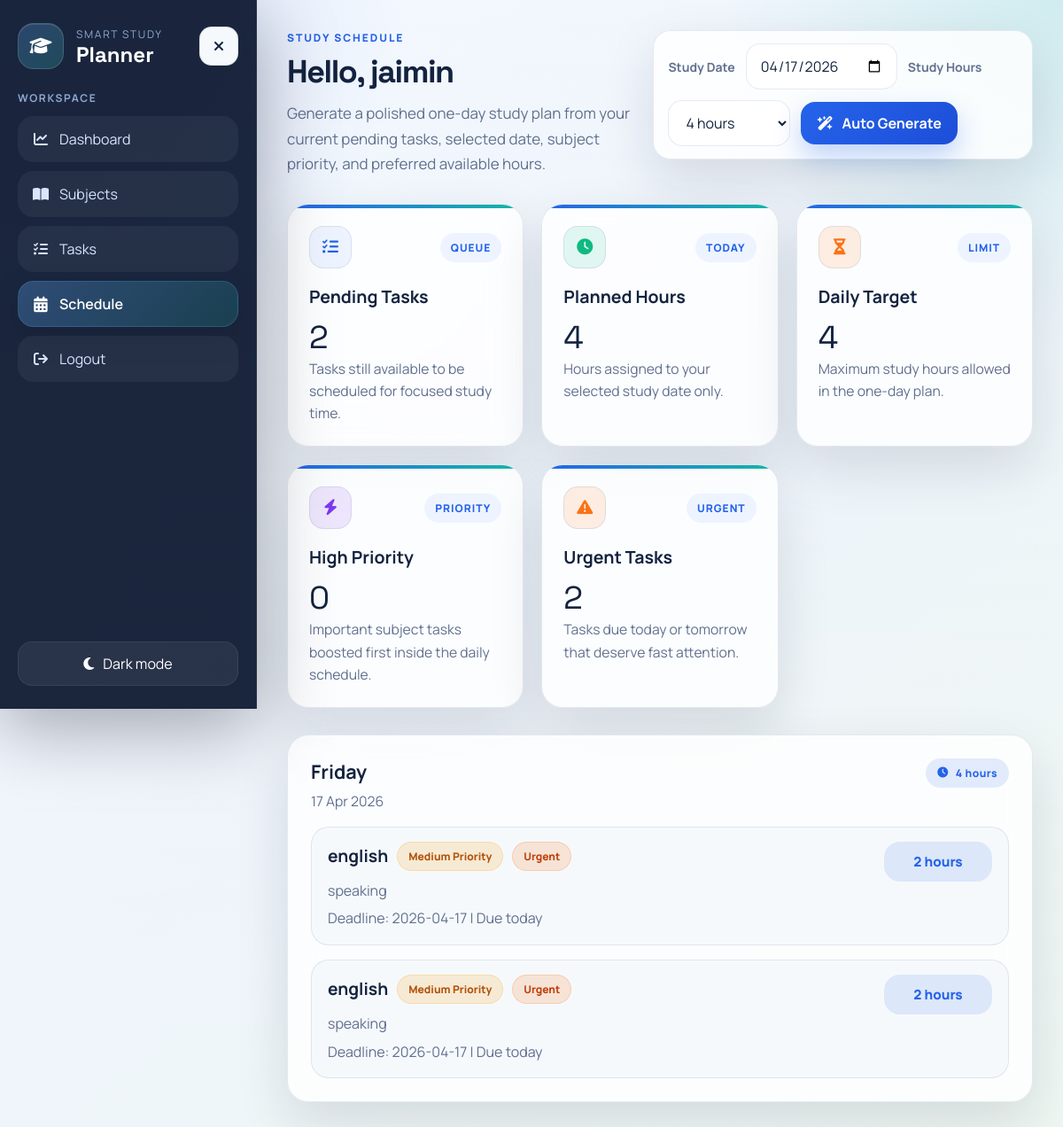
The app's page /schedule (signed in) with its own data.
### tables this page shows
CREATE TABLE "tasks"(
            id INTEGER PRIMARY KEY AUTOINCREMENT,
            user_id INTEGER NOT NULL,
            task_name TEXT NOT NULL,
            subject TEXT NOT NULL,
            deadline TEXT NOT NULL,
            status TEXT NOT NULL DEFAULT 'Pending',
            completed_at TEXT, repeat_daily INTEGER DEFAULT 0,
            FOREIGN KEY (user_id) REFERENCES users (id) ON DELETE CASCADE
        );

### app.py (the view)
@app.route("/schedule")
@login_required
def schedule():
    daily_hours = get_selected_daily_hours()
    selected_plan_date = get_selected_plan_date()
    conn = get_db_connection()
    user_id = session["user_id"]
    reset_repeating_tasks(conn, user_id)
    pending_tasks = get_pending_tasks_for_schedule(conn, user_id)
    schedule_plan = generate_study_schedule(pending_tasks, daily_hours, selected_plan_date)
    conn.close()
    return render_template(
        "schedule.html",
        schedule_days=schedule_plan["days"],
        daily_hours=daily_hours,
        selected_plan_date=selected_plan_date.isoformat(),
        schedule_summary=schedule_plan,
        user_name=session.get("user_name", "Student"),
    )

### app.py (called while the page is built)
def get_db_connection():
    conn = sqlite3.connect(DATABASE)
    conn.row_factory = sqlite3.Row
    conn.execute("PRAGMA foreign_keys = ON")
    return conn

def is_valid_date(date_text):
    try:
        datetime.strptime(date_text, "%Y-%m-%d")
        return True
    except ValueError:
        return False

def get_deadline_note(days_left):
    if days_left < 0:
        return "Overdue"
    if days_left == 0:
        return "Due today"
    if days_left == 1:
        return "Due tomorrow"
    return f"Due in {days_left} days"

def get_pending_tasks_for_schedule(conn, user_id):
    return conn.execute(
        """
        SELECT
            tasks.id,
            tasks.task_name,
            tasks.subject,
            tasks.deadline,
            tasks.status,
            COALESCE(subjects.priority, 'Low') AS priority
        FROM tasks
        LEFT JOIN subjects
            ON subjects.user_id = tasks.user_id
            AND subjects.name = tasks.subject
        WHERE tasks.user_id = ?
        AND tasks.status = 'Pending'
        ORDER BY
            tasks.deadline ASC,
            CASE COALESCE(subjects.priority, 'Low')
                WHEN 'High' THEN 0
                WHEN 'Medium' THEN 1
                ELSE 2
            END,
            tasks.id ASC
        """,
        (user_id,),
    ).fetchall()

def calculate_day_schedule_hours(selected_date, deadline_date, priority):
    days_left = (deadline_date - selected_date).days
    if days_left <= 0:
        hours = 3
    elif days_left <= 2:
        hours = 2
    else:
        hours = 1
    hours += PRIORITY_HOUR_BONUS.get(priority, 0)
    return hours, days_left

def get_selected_daily_hours():
    requested_hours = request.args.get("hours", type=int)
    if requested_hours is not None:
        if MIN_STUDY_HOURS_PER_DAY <= requested_hours <= MAX_STUDY_HOURS_PER_DAY:
            session["daily_study_hours"] = requested_hours
            return requested_hours
    saved_hours = session.get("daily_study_hours", DEFAULT_STUDY_HOURS_PER_DAY)
    if isinstance(saved_hours, int) and MIN_STUDY_HOURS_PER_DAY <= saved_hours <= MAX_STUDY_HOURS_PER_DAY:
        return saved_hours
    return DEFAULT_STUDY_HOURS_PER_DAY

def login_required(route_function):
    @wraps(route_function)
    def wrapper(*args, **kwargs):
        if "user_id" not in session:
            return redirect(url_for("login"))
        return route_function(*args, **kwargs)
    return wrapper

### templates/schedule.html (shortened to what this page needs)
<!DOCTYPE html>
<html lang="en">
<head>
<link rel="stylesheet" href="https://cdnjs.cloudflare.com/ajax/libs/font-awesome/6.5.2/css/all.min.css">
<link rel="stylesheet" href="{{ url_for('static', filename='css/style.css') }}">
</head>
<body class="page-shell page-schedule">
<div class="container">
<aside class="sidebar" id="appSidebar">
<div class="sidebar-top">
<a class="brand" href="{{ url_for('dashboard') }}">
<span class="brand-mark"><i class="fa-solid fa-graduation-cap"></i></span>
<span class="brand-copy">
<span class="brand-eyebrow">Smart Study</span>
<strong>Planner</strong>
</span>
</a>
<button type="button" class="icon-btn sidebar-close" data-sidebar-close aria-label="Close menu">
<i class="fa-solid fa-xmark"></i>
</button>
</div>
<div class="sidebar-section">
<p class="sidebar-label">Workspace</p>
<nav class="sidebar-nav">
<a class="nav-link" href="{{ url_for('dashboard') }}"><i class="fa-solid fa-chart-line"></i><span>Dashboard</span></a>
<a class="nav-link" href="{{ url_for('subjects') }}"><i class="fa-solid fa-book-open"></i><span>Subjects</span></a>
<a class="nav-link" href="{{ url_for('tasks') }}"><i class="fa-solid fa-list-check"></i><span>Tasks</span></a>
<a class="nav-link active" href="{{ url_for('schedule') }}"><i class="fa-solid fa-calendar-days"></i><span>Schedule</span></a>
<a class="nav-link" href="{{ url_for('logout') }}"><i class="fa-solid fa-arrow-right-from-bracket"></i><span>Logout</span></a>
</nav>
</div>
<div class="sidebar-footer">
<button type="button" class="theme-toggle" data-theme-toggle aria-label="Toggle color theme">
<i class="fa-solid fa-moon"></i>
<span>Dark mode</span>
</button>
</div>
</aside>
<main class="main">
<div class="page-header">
<div class="page-header-main">
<div class="header-tools">
<p class="eyebrow">Study Schedule</p>
</div>
<h1>Hello, {{ user_name }}</h1>
<p class="page-subtitle">Generate a polished one-day study plan from your current pending tasks, selected date, subject priority, and preferred available hours.</p>
</div>
<div class="header-actions">
<form method="GET" action="{{ url_for('schedule') }}" class="schedule-toolbar">
<label for="plan_date">Study Date</label>
<input type="date" name="plan_date" id="plan_date" class="schedule-select" value="{{ selected_plan_date }}">
<label for="hours">Study Hours</label>
<select name="hours" id="hours" class="schedule-select">
{% for option in range(1, 9) %}
<option value="{{ option }}" {% if daily_hours == option %}selected{% endif %}>{{ option }} hour{{ '' if option == 1 else 's' }}</option>
{% endfor %}
</select>
<button type="submit" class="primary-btn"><i class="fa-solid fa-wand-magic-sparkles"></i><span>Auto Generate</span></button>
</form>
</div>
</div>
<div class="cards">
<div class="card stat-card">
<div class="stat-header">
<span class="card-icon"><i class="fa-solid fa-list-check"></i></span>
<span class="card-meta-pill">Queue</span>
</div>
<h3>Pending Tasks</h3>
<p class="card-number">{{ schedule_summary.task_count }}</p>
<span class="card-meta">Tasks still available to be scheduled for focused study time.</span>
</div>
<div class="card stat-card">
<div class="stat-header">
<span class="card-icon accent-green"><i class="fa-solid fa-clock"></i></span>
<span class="card-meta-pill">Today</span>
</div>
<h3>Planned Hours</h3>
<p class="card-number">{{ schedule_summary.planned_hours }}</p>
<span class="card-meta">Hours assigned to your selected study date only.</span>
</div>
<div class="card stat-card">
<div class="stat-header">
<span class="card-icon accent-orange"><i class="fa-solid fa-hourglass-half"></i></span>
<span class="card-meta-pill">Limit</span>
</div>
<h3>Daily Target</h3>
<p class="card-number">{{ daily_hours }}</p>
<span class="card-meta">Maximum study hours allowed in the one-day plan.</span>
</div>
<div class="card stat-card">
<div class="stat-header">
<span class="card-icon accent-purple"><i class="fa-solid fa-bolt"></i></span>
<span class="card-meta-pill">Priority</span>
</div>
<h3>High Priority</h3>
<p class="card-number">{{ schedule_summary.high_priority_count }}</p>
<span class="card-meta">Important subject tasks boosted first inside the daily schedule.</span>
</div>
<div class="card stat-card">
<div class="stat-header">
<span class="card-icon accent-orange"><i class="fa-solid fa-triangle-exclamation"></i></span>
<span class="card-meta-pill">Urgent</span>
</div>
<h3>Urgent Tasks</h3>
<p class="card-number">{{ schedule_summary.urgent_count }}</p>
<span class="card-meta">Tasks due today or tomorrow that deserve fast attention.</span>
</div>
</div>
{% if schedule_days %}
<div class="schedule-grid">
{% for day in schedule_days %}
<div class="panel schedule-day-card">
<div class="panel-head">
<div class="panel-title-wrap">
<h3>{{ day.day_name }}</h3>
<p class="schedule-date">{{ day.date_label }}</p>
</div>
<span class="badge"><i class="fa-solid fa-clock"></i><span>{{ day.total_hours }} hour{{ '' if day.total_hours == 1 else 's' }}</span></span>
</div>
<div class="list schedule-list">
{% for entry in day.entries %}
<div class="list-item schedule-item">
<div class="schedule-item-content">
<div class="schedule-item-head">
<strong>{{ entry.subject }}</strong>
<span class="priority-badge priority-{{ entry.priority_class }}">{{ entry.priority }} Priority</span>
{% if entry.is_urgent %}
<span class="urgent-tag">Urgent</span>
{% endif %}
</div>
<p class="schedule-meta">{{ entry.task_name }}</p>
<p class="schedule-meta">Deadline: {{ entry.deadline }} | {{ entry.deadline_note }}</p>
</div>
<span class="schedule-hours">
  {% if entry.hours > 0 and entry.minutes > 0 %}
    {{ entry.hours }} hour{{ '' if entry.hours == 1 else 's' }} {{ entry.minutes }} min{{ '' if entry.minutes == 1 else 's' }}
  {% elif entry.hours > 0 %}
    {{ entry.hours }} hour{{ '' if entry.hours == 1 else 's' }}
  {% else %}
    {{ entry.minutes }} min{{ '' if entry.minutes == 1 else 's' }}
  {% endif %}
</span>
</div>
{% endfor %}
</div>
</div>
{% endfor %}
</div>
{% endif %}
</main>
</div>
</body>
</html>

### records on screen
tasks: subject "english", priority "Medium", task_name "speaking", deadline "2026-04-17", deadline_note "Due today", hours "2", hours "s"
tasks: subject "english", priority "Medium", task_name "speaking", deadline "2026-04-17", deadline_note "Due today", hours "2", hours "s"

### other values on screen
{{ user_name }} "jaimin"
{{ schedule_summary.task_count }} "2"
{{ schedule_summary.planned_hours }} "4"
{{ daily_hours }} "4"
{{ schedule_summary.high_priority_count }} "0"
{{ schedule_summary.urgent_count }} "2"
{{ day.day_name }} "Friday"
{{ day.date_label }} "17 Apr 2026"
{{ day.total_hours }} "4"
{{ '' if day.total_hours == 1 else 's' }} "s"
form field hours "4 hours"
